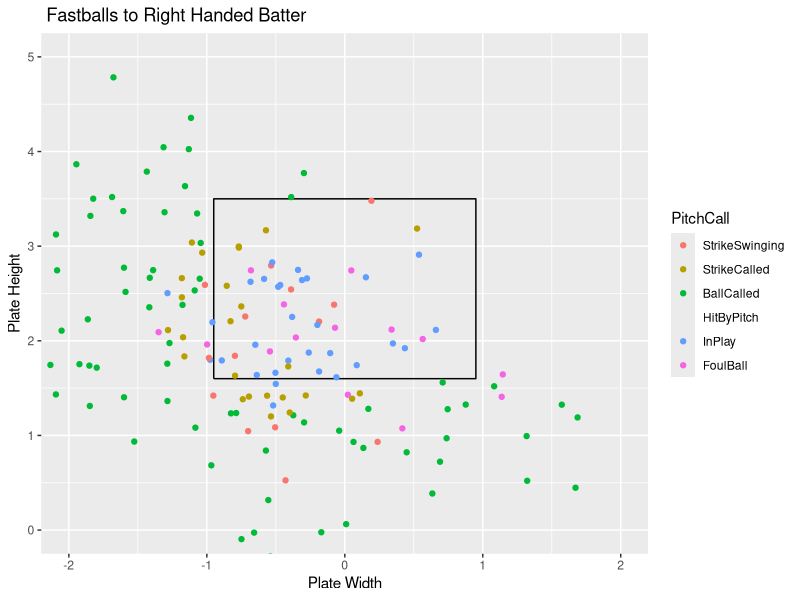
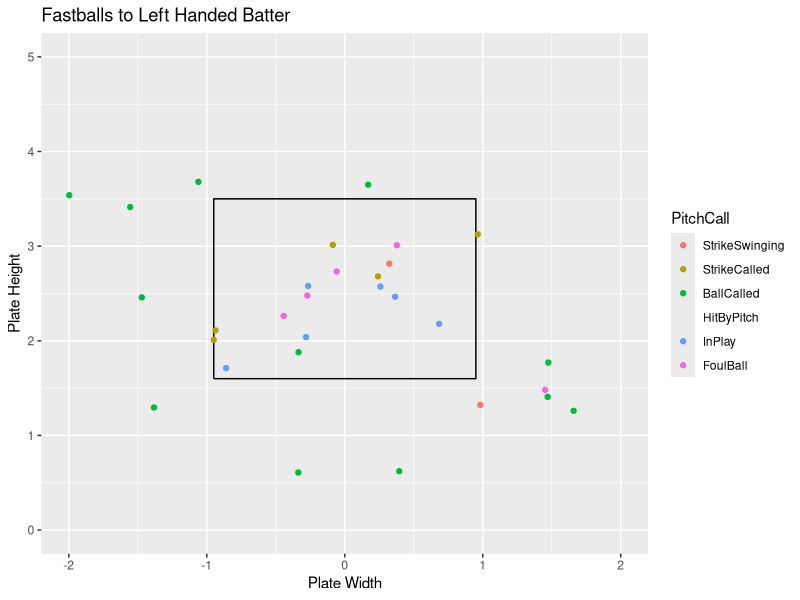

These charts were generated, in order, by the following R code:
## ---- chunk 1
knitr::opts_chunk$set(fig.align = "center", fig.width = 4, fig.height = 4, comment = NA, message = FALSE, warning = FALSE, echo = FALSE)
library(readr)
library(dplyr)
library(ggplot2)
library(tidyverse)
Master <- read_csv("Master.csv")
Pitcher <- Master %>%
  filter(Pitcher == "Herbert, Brennan")
x <- c(-.95,.95,.95,-.95,-.95)
z <- c(1.6,1.6,3.5,3.5,1.6)
sz <- data_frame(x, z)
## ---- chunk 2
FastballsThrownR <- Pitcher %>%
  filter(TaggedPitchType == "Fastball" & BatterSide == "Right" & !PitchCall == "Undefined")
ggplot() +
  geom_path(data = sz, aes(x = x, y = z)) +
  coord_equal() +
  xlab("Plate Width") +
  ylab("Plate Height") +
  ggtitle(" Fastballs to Right Handed Batter") +
  geom_point(data = FastballsThrownR,aes(x = PlateLocSide, y = PlateLocHeight, color = PitchCall)) +
  coord_cartesian(xlim = c(-2, 2), ylim = c(0, 5)) +
  scale_color_discrete(limits = c("StrikeSwinging" ,"StrikeCalled", "BallCalled", "HitByPitch", "InPlay", "FoulBall"))
## ---- chunk 3
FastballsThrownL <- Pitcher %>%
  filter(TaggedPitchType == "Fastball" & BatterSide == "Left" & !PitchCall == "Undefined")
ggplot() +
  geom_path(data = sz, aes(x = x, y = z)) +
  coord_equal() +
  xlab("Plate Width") +
  ylab("Plate Height") +
  ggtitle("Fastballs to Left Handed Batter") +
  geom_point(data = FastballsThrownL,aes(x = PlateLocSide, y = PlateLocHeight, color = PitchCall)) +
  coord_cartesian(xlim = c(-2, 2), ylim = c(0, 5)) +
  scale_color_discrete(limits = c("StrikeSwinging" ,"StrikeCalled", "BallCalled", "HitByPitch", "InPlay", "FoulBall"))
